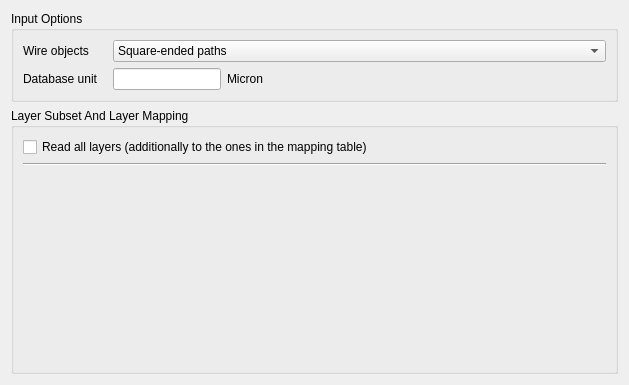
<?xml version="1.0" encoding="UTF-8"?>
<ui version="4.0">
 <class>CIFReaderOptionPage</class>
 <widget class="QWidget" name="CIFReaderOptionPage">
  <property name="geometry">
   <rect>
    <x>0</x>
    <y>0</y>
    <width>629</width>
    <height>385</height>
   </rect>
  </property>
  <property name="windowTitle">
   <string>Form</string>
  </property>
  <layout class="QVBoxLayout" name="verticalLayout">
   <item>
    <widget class="QGroupBox" name="groupBox">
     <property name="title">
      <string>Input Options</string>
     </property>
     <layout class="QGridLayout">
      <property name="leftMargin">
       <number>9</number>
      </property>
      <property name="topMargin">
       <number>9</number>
      </property>
      <property name="rightMargin">
       <number>9</number>
      </property>
      <property name="bottomMargin">
       <number>9</number>
      </property>
      <property name="spacing">
       <number>6</number>
      </property>
      <item row="1" column="0">
       <widget class="QLabel" name="label_2">
        <property name="text">
         <string>Database unit   </string>
        </property>
       </widget>
      </item>
      <item row="0" column="0">
       <widget class="QLabel" name="label">
        <property name="text">
         <string>Wire objects</string>
        </property>
       </widget>
      </item>
      <item row="1" column="1">
       <widget class="QLineEdit" name="dbu_le">
        <property name="sizePolicy">
         <sizepolicy hsizetype="Preferred" vsizetype="Fixed">
          <horstretch>0</horstretch>
          <verstretch>0</verstretch>
         </sizepolicy>
        </property>
       </widget>
      </item>
      <item row="0" column="1" colspan="2">
       <widget class="QComboBox" name="wire_mode_cb">
        <property name="sizePolicy">
         <sizepolicy hsizetype="Expanding" vsizetype="Fixed">
          <horstretch>0</horstretch>
          <verstretch>0</verstretch>
         </sizepolicy>
        </property>
        <item>
         <property name="text">
          <string>Square-ended paths</string>
         </property>
        </item>
        <item>
         <property name="text">
          <string>Flush paths</string>
         </property>
        </item>
        <item>
         <property name="text">
          <string>Round-ended paths</string>
         </property>
        </item>
       </widget>
      </item>
      <item row="1" column="2">
       <widget class="QLabel" name="label_3">
        <property name="sizePolicy">
         <sizepolicy hsizetype="Expanding" vsizetype="Preferred">
          <horstretch>0</horstretch>
          <verstretch>0</verstretch>
         </sizepolicy>
        </property>
        <property name="text">
         <string>Micron</string>
        </property>
       </widget>
      </item>
     </layout>
    </widget>
   </item>
   <item>
    <widget class="QGroupBox" name="layer_subset_grp">
     <property name="sizePolicy">
      <sizepolicy hsizetype="Preferred" vsizetype="Preferred">
       <horstretch>1</horstretch>
       <verstretch>1</verstretch>
      </sizepolicy>
     </property>
     <property name="toolTip">
      <string/>
     </property>
     <property name="title">
      <string>Layer Subset And Layer Mapping</string>
     </property>
     <property name="checkable">
      <bool>false</bool>
     </property>
     <layout class="QGridLayout" name="_2">
      <property name="leftMargin">
       <number>9</number>
      </property>
      <property name="topMargin">
       <number>9</number>
      </property>
      <property name="rightMargin">
       <number>9</number>
      </property>
      <property name="bottomMargin">
       <number>9</number>
      </property>
      <property name="spacing">
       <number>6</number>
      </property>
      <item row="0" column="0" colspan="2">
       <widget class="QCheckBox" name="read_all_cbx">
        <property name="text">
         <string>Read all layers (additionally to the ones in the mapping table)</string>
        </property>
       </widget>
      </item>
      <item row="1" column="0" colspan="2">
       <widget class="Line" name="line">
        <property name="orientation">
         <enum>Qt::Horizontal</enum>
        </property>
       </widget>
      </item>
      <item row="2" column="0" rowspan="10" colspan="2">
       <widget class="lay::LayerMappingWidget" name="layer_map">
        <property name="sizePolicy">
         <sizepolicy hsizetype="Preferred" vsizetype="Preferred">
          <horstretch>0</horstretch>
          <verstretch>0</verstretch>
         </sizepolicy>
        </property>
        <property name="frameShape">
         <enum>QFrame::NoFrame</enum>
        </property>
        <property name="frameShadow">
         <enum>QFrame::Raised</enum>
        </property>
       </widget>
      </item>
     </layout>
    </widget>
   </item>
  </layout>
 </widget>
 <customwidgets>
  <customwidget>
   <class>lay::LayerMappingWidget</class>
   <extends>QFrame</extends>
   <header>layLayerMappingWidget.h</header>
   <container>1</container>
   <slots>
    <signal>enable_all_layers(bool)</signal>
   </slots>
  </customwidget>
 </customwidgets>
 <tabstops>
  <tabstop>wire_mode_cb</tabstop>
  <tabstop>dbu_le</tabstop>
 </tabstops>
 <resources/>
 <connections>
  <connection>
   <sender>layer_map</sender>
   <signal>enable_all_layers(bool)</signal>
   <receiver>read_all_cbx</receiver>
   <slot>setChecked(bool)</slot>
   <hints>
    <hint type="sourcelabel">
     <x>122</x>
     <y>186</y>
    </hint>
    <hint type="destinationlabel">
     <x>109</x>
     <y>147</y>
    </hint>
   </hints>
  </connection>
 </connections>
</ui>
